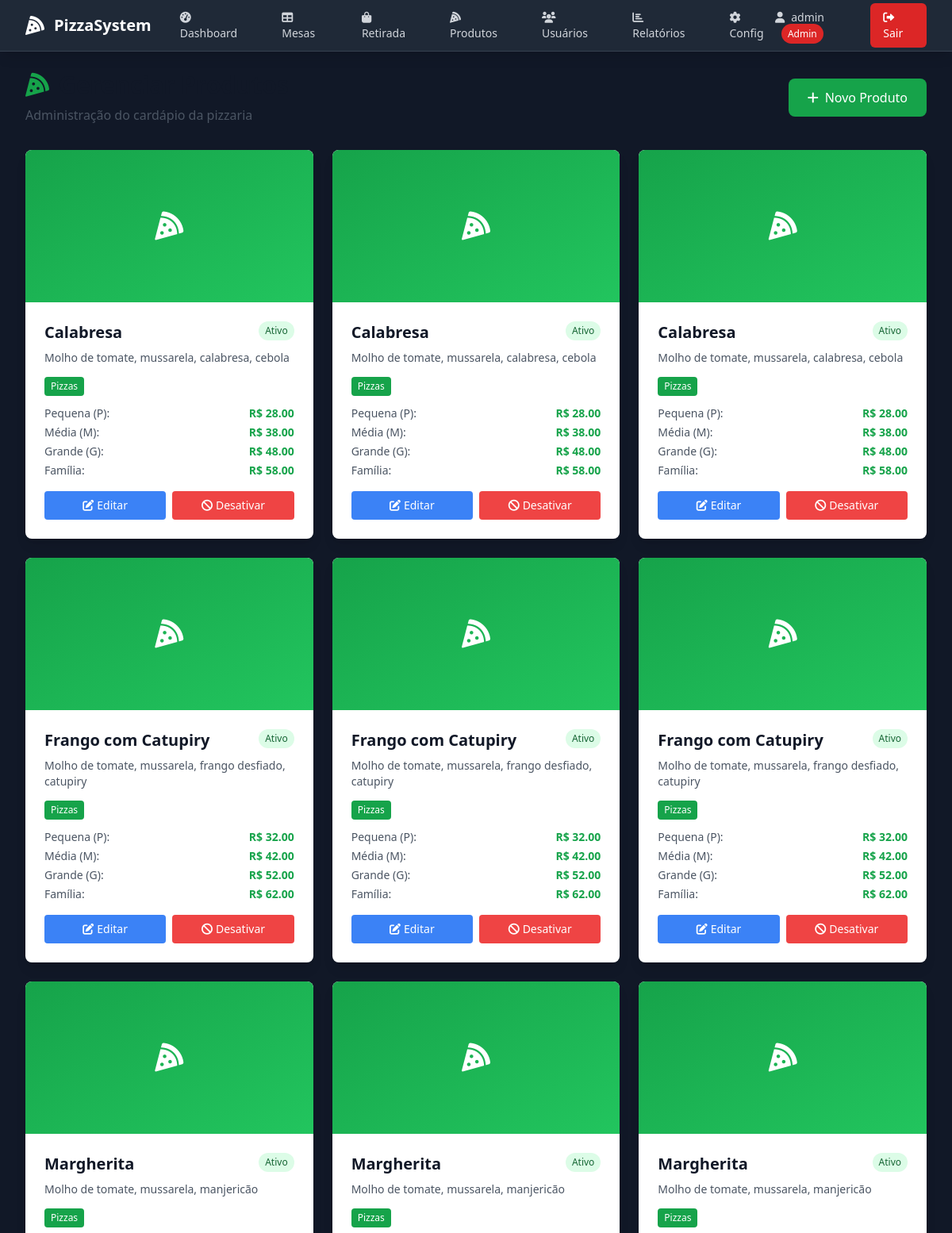
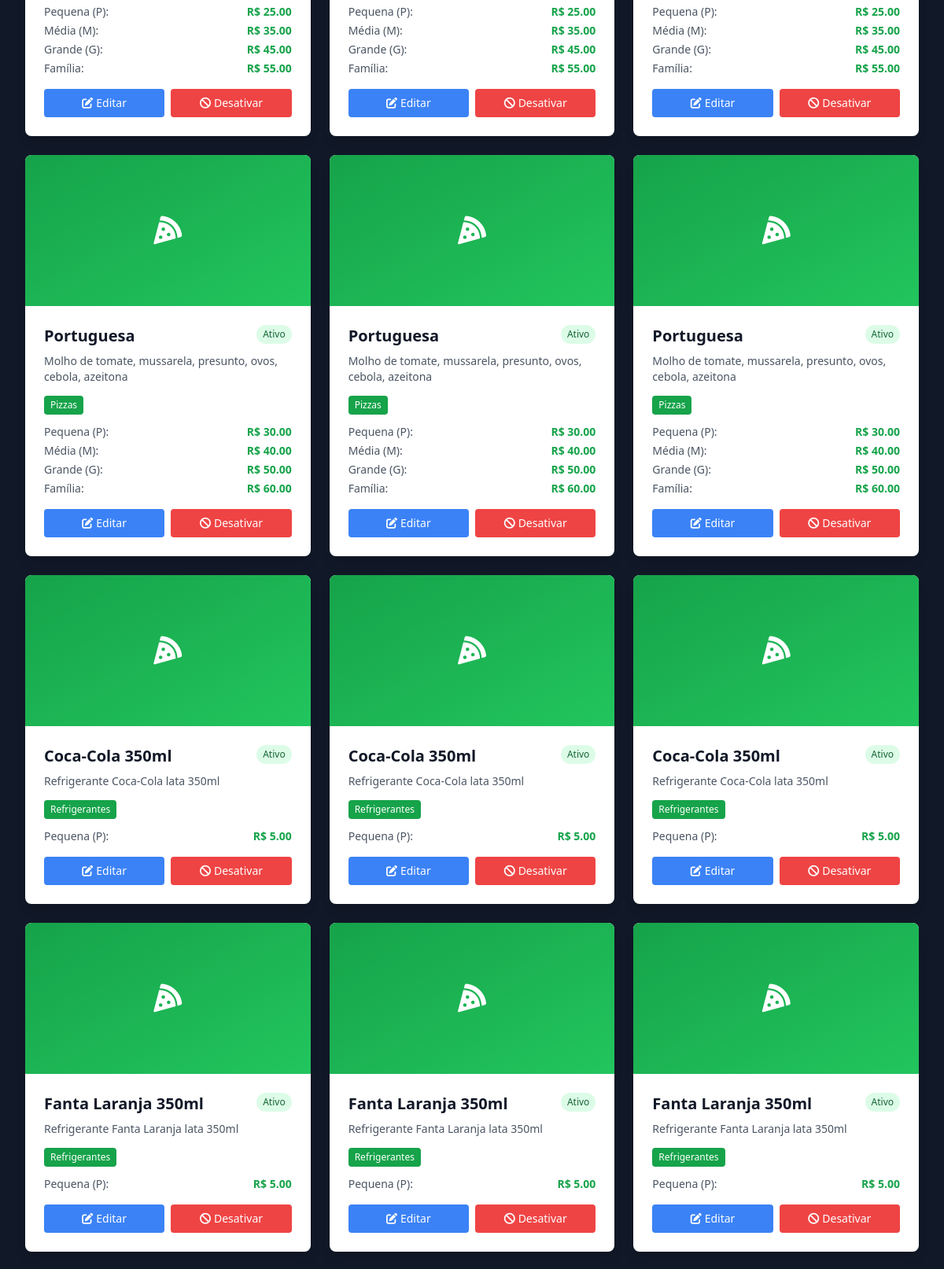
Page /produtos (signed in, upper part) on the committed database (2 pictures, top to bottom).
### tables this page shows
CREATE TABLE configuracoes (
            id INTEGER PRIMARY KEY,
            nome_sistema TEXT DEFAULT 'PizzaSystem',
            logo_sistema TEXT,
            telefone_whatsapp TEXT DEFAULT '5511999999999',
            endereco TEXT,
            updated_at TIMESTAMP DEFAULT CURRENT_TIMESTAMP
        );

CREATE TABLE produtos (
            id INTEGER PRIMARY KEY AUTOINCREMENT,
            nome TEXT NOT NULL,
            descricao TEXT,
            categoria_id INTEGER,
            preco_p REAL,
            preco_m REAL,
            preco_g REAL,
            preco_familia REAL,
            foto TEXT,
            ativo INTEGER DEFAULT 1,
            created_at TIMESTAMP DEFAULT CURRENT_TIMESTAMP,
            FOREIGN KEY (categoria_id) REFERENCES categorias (id)
        );

CREATE TABLE categorias (
            id INTEGER PRIMARY KEY AUTOINCREMENT,
            nome TEXT UNIQUE NOT NULL,
            ativo INTEGER DEFAULT 1
        );

### app.py (the view)
@app.route('/produtos')
def produtos():
    if not verificar_login():
        return redirect(url_for('login'))
    config = get_configuracoes()
    conn = sqlite3.connect('pizzaria.db')
    cursor = conn.cursor()
    cursor.execute('''
        SELECT p.id, p.nome, p.descricao, c.nome as categoria,
               p.preco_p, p.preco_m, p.preco_g, p.preco_familia, p.ativo
        FROM produtos p
        LEFT JOIN categorias c ON p.categoria_id = c.id
        ORDER BY c.nome, p.nome
    ''')
    produtos = cursor.fetchall()
    cursor.execute('SELECT id, nome FROM categorias WHERE ativo = 1')
    categorias = cursor.fetchall()
    conn.close()
    return render_template('produtos.html', produtos=produtos, categorias=categorias, config=config)

### app.py (called while the page is built)
def verificar_login():
    if 'user_id' not in session:
        return False
    return True

def get_configuracoes():
    conn = sqlite3.connect('pizzaria.db')
    cursor = conn.cursor()
    cursor.execute('SELECT nome_sistema, logo_sistema, telefone_whatsapp FROM configuracoes WHERE id = 1')
    config = cursor.fetchone()
    conn.close()
    if config:
        return {
            'nome_sistema': config[0],
            'logo_sistema': config[1],
            'telefone_whatsapp': config[2]
        }
    return {
        'nome_sistema': 'PizzaSystem',
        'logo_sistema': None,
        'telefone_whatsapp': '5511999999999'
    }

### templates/produtos.html (shortened to what this page needs)
{% extends "base.html" %}
{% block content %}
<div class="animate-fade-in" x-data="{ showModal: false }">
    <div class="mb-8 flex justify-between items-center">
        <div>
            <h1 class="text-3xl font-bold text-gray-900 mb-2">
                <i class="fas fa-pizza-slice text-pizza-green mr-3"></i>Gerenciar Produtos
            </h1>
            <p class="text-gray-600">Administração do cardápio da pizzaria</p>
        </div>
        {% if session.user_tipo == 'admin' %}
        <button @click="showModal = true"
                class="bg-pizza-green hover:bg-pizza-dark-green text-white px-6 py-3 rounded-lg font-medium transition-colors flex items-center">
            <i class="fas fa-plus mr-2"></i>Novo Produto
        </button>
        {% endif %}
    </div>
    <div class="grid grid-cols-1 md:grid-cols-2 lg:grid-cols-3 gap-6">
        {% for produto in produtos %}
        <div class="bg-white rounded-lg shadow-lg overflow-hidden hover-lift">
            <div class="h-48 bg-gradient-to-br from-pizza-green to-pizza-light-green flex items-center justify-center">
                <i class="fas fa-pizza-slice text-white text-4xl"></i>
            </div>
            <div class="p-6">
                <div class="flex justify-between items-start mb-2">
                    <h3 class="text-xl font-semibold text-gray-900">{{ produto[1] }}</h3>
                    {% if produto[8] %}
                    <span class="bg-green-100 text-green-800 px-2 py-1 rounded-full text-xs">Ativo</span>
                    {% else %}
                    <span class="bg-red-100 text-red-800 px-2 py-1 rounded-full text-xs">Inativo</span>
                    {% endif %}
                </div>
                <p class="text-gray-600 text-sm mb-3">{{ produto[2] or 'Sem descrição' }}</p>
                <div class="mb-3">
                    <span class="inline-block bg-pizza-green text-white px-2 py-1 rounded text-xs">
                        {{ produto[3] }}
                    </span>
                </div>
                <div class="space-y-1">
                    {% if produto[4] and produto[4] > 0 %}
                    <div class="flex justify-between text-sm">
                        <span class="text-gray-600">Pequena (P):</span>
                        <span class="font-semibold text-pizza-green">R$ {{ "%.2f"|format(produto[4]) }}</span>
                    </div>
                    {% endif %}
                    {% if produto[5] and produto[5] > 0 %}
                    <div class="flex justify-between text-sm">
                        <span class="text-gray-600">Média (M):</span>
                        <span class="font-semibold text-pizza-green">R$ {{ "%.2f"|format(produto[5]) }}</span>
                    </div>
                    {% endif %}
                    {% if produto[6] and produto[6] > 0 %}
                    <div class="flex justify-between text-sm">
                        <span class="text-gray-600">Grande (G):</span>
                        <span class="font-semibold text-pizza-green">R$ {{ "%.2f"|format(produto[6]) }}</span>
                    </div>
                    {% endif %}
                    {% if produto[7] and produto[7] > 0 %}
                    <div class="flex justify-between text-sm">
                        <span class="text-gray-600">Família:</span>
                        <span class="font-semibold text-pizza-green">R$ {{ "%.2f"|format(produto[7]) }}</span>
                    </div>
                    {% endif %}
                </div>
                {% if session.user_tipo == 'admin' %}
                <div class="mt-4 flex space-x-2">
                    <a href="{{ url_for('editar_produto', produto_id=produto[0]) }}" class="flex-1 bg-blue-500 hover:bg-blue-600 text-white px-3 py-2 rounded text-sm transition-colors text-center">
                        <i class="fas fa-edit mr-1"></i>Editar
                    </a>
                    <a href="{{ url_for('toggle_produto', produto_id=produto[0]) }}" class="flex-1 {% if produto[8] %}bg-red-500 hover:bg-red-600{% else %}bg-green-500 hover:bg-green-600{% endif %} text-white px-3 py-2 rounded text-sm transition-colors text-center">
                        {% if produto[8] %}
                            <i class="fas fa-ban mr-1"></i>Desativar
                        {% else %}
                            <i class="fas fa-check mr-1"></i>Ativar
                        {% endif %}
                    </a>
                </div>
                {% endif %}
            </div>
        </div>
        {% endfor %}
    </div>
</div>
{% endblock %}

### templates/base.html (shortened to what this page needs)
<!DOCTYPE html>
<html lang="pt-BR">
<head>
    <script src="https://cdn.tailwindcss.com"></script>
    <link href="https://cdnjs.cloudflare.com/ajax/libs/font-awesome/6.0.0/css/all.min.css" rel="stylesheet">
</head>
<body class="bg-gray-900 min-h-screen text-gray-100">
    {% if session.user_id %}
    <nav class="bg-gray-800 shadow-lg sticky top-0 z-50 border-b border-gray-700">
        <div class="max-w-7xl mx-auto px-4 sm:px-6 lg:px-8">
            <div class="flex justify-between h-16">
                <div class="flex items-center">
                    <div class="flex-shrink-0 flex items-center">
                        <i class="fas fa-pizza-slice text-white text-2xl mr-3"></i>
                        <h1 class="text-white text-xl font-bold">{{ config.nome_sistema if config else 'PizzaSystem' }}</h1>
                    </div>
                    <div class="hidden md:ml-6 md:flex md:space-x-8">
                        <a href="{{ url_for('dashboard') }}" class="text-gray-300 hover:text-pizza-green px-3 py-2 rounded-md text-sm font-medium transition-colors">
                            <i class="fas fa-tachometer-alt mr-2"></i>Dashboard
                        </a>
                        {% if session.user_tipo in ['admin', 'garcom'] %}
                        <a href="{{ url_for('mesas') }}" class="text-gray-300 hover:text-pizza-green px-3 py-2 rounded-md text-sm font-medium transition-colors">
                            <i class="fas fa-table mr-2"></i>Mesas
                        </a>
                        {% endif %}
                        <a href="{{ url_for('retirada') }}" class="text-gray-300 hover:text-pizza-green px-3 py-2 rounded-md text-sm font-medium transition-colors">
                            <i class="fas fa-shopping-bag mr-2"></i>Retirada
                        </a>
                        {% if session.user_tipo == 'admin' %}
                        <a href="{{ url_for('produtos') }}" class="text-gray-300 hover:text-pizza-green px-3 py-2 rounded-md text-sm font-medium transition-colors">
                            <i class="fas fa-pizza-slice mr-2"></i>Produtos
                        </a>
                        <a href="{{ url_for('usuarios') }}" class="text-gray-300 hover:text-pizza-green px-3 py-2 rounded-md text-sm font-medium transition-colors">
                            <i class="fas fa-users mr-2"></i>Usuários
                        </a>
                        <a href="{{ url_for('relatorios') }}" class="text-gray-300 hover:text-pizza-green px-3 py-2 rounded-md text-sm font-medium transition-colors">
                            <i class="fas fa-chart-bar mr-2"></i>Relatórios
                        </a>
                        <a href="{{ url_for('configuracoes') }}" class="text-gray-300 hover:text-pizza-green px-3 py-2 rounded-md text-sm font-medium transition-colors">
                            <i class="fas fa-cog mr-2"></i>Config
                        </a>
                        {% endif %}
                    </div>
                </div>
                <div class="flex items-center space-x-4">
                    <span class="text-gray-300 text-sm">
                        <i class="fas fa-user mr-2"></i>{{ session.username }}
                        {% if session.user_tipo == 'admin' %}
                        <span class="bg-red-600 text-white px-2 py-1 rounded-full text-xs ml-2">Admin</span>
                        {% elif session.user_tipo == 'garcom' %}
                        <span class="bg-blue-600 text-white px-2 py-1 rounded-full text-xs ml-2">Garçom</span>
                        {% else %}
                        <span class="bg-green-600 text-white px-2 py-1 rounded-full text-xs ml-2">Atendente</span>
                        {% endif %}
                    </span>
                    <a href="{{ url_for('logout') }}" class="bg-red-600 hover:bg-red-700 text-white px-4 py-2 rounded-md text-sm font-medium transition-colors">
                        <i class="fas fa-sign-out-alt mr-2"></i>Sair
                    </a>
                </div>
            </div>
        </div>
    </nav>
    {% endif %}
    <main class="max-w-7xl mx-auto py-6 px-4 sm:px-6 lg:px-8 min-h-screen">
        {% block content %}{% endblock %}
    </main>
</body>
</html>

### templates/base.html (style rules this page uses)
.animate-fade-in { animation: fadeIn 0.5s ease-in; }
.hover-lift { transition: transform 0.3s ease, box-shadow 0.3s ease; }
body { background-color: #111827; color: #f9fafb; }

### rows in the picture
configuracoes: nome_sistema "PizzaSystem"
produtos: nome "Calabresa", ativo "Ativo", descricao "Molho de tomate, mussarela, calabresa, cebola", nome "Pizzas", preco_p "28.00", preco_m "38.00", preco_g "48.00", preco_familia "58.00"
produtos: nome "Calabresa", ativo "Ativo", descricao "Molho de tomate, mussarela, calabresa, cebola", nome "Pizzas", preco_p "28.00", preco_m "38.00", preco_g "48.00", preco_familia "58.00"
produtos: nome "Calabresa", ativo "Ativo", descricao "Molho de tomate, mussarela, calabresa, cebola", nome "Pizzas", preco_p "28.00", preco_m "38.00", preco_g "48.00", preco_familia "58.00"
produtos: nome "Frango com Catupiry", ativo "Ativo", descricao "Molho de tomate, mussarela, frango desfiado, catupiry", nome "Pizzas", preco_p "32.00", preco_m "42.00", preco_g "52.00", preco_familia "62.00"
produtos: nome "Frango com Catupiry", ativo "Ativo", descricao "Molho de tomate, mussarela, frango desfiado, catupiry", nome "Pizzas", preco_p "32.00", preco_m "42.00", preco_g "52.00", preco_familia "62.00"
produtos: nome "Frango com Catupiry", ativo "Ativo", descricao "Molho de tomate, mussarela, frango desfiado, catupiry", nome "Pizzas", preco_p "32.00", preco_m "42.00", preco_g "52.00", preco_familia "62.00"
produtos: nome "Margherita", ativo "Ativo", descricao "Molho de tomate, mussarela, manjericão", nome "Pizzas", preco_p "25.00", preco_m "35.00", preco_g "45.00", preco_familia "55.00"
produtos: nome "Margherita", ativo "Ativo", descricao "Molho de tomate, mussarela, manjericão", nome "Pizzas", preco_p "25.00", preco_m "35.00", preco_g "45.00", preco_familia "55.00"
produtos: nome "Margherita", ativo "Ativo", descricao "Molho de tomate, mussarela, manjericão", nome "Pizzas", preco_p "25.00", preco_m "35.00", preco_g "45.00", preco_familia "55.00"
produtos: nome "Portuguesa", ativo "Ativo", descricao "Molho de tomate, mussarela, presunto, ovos, cebola, azeitona", nome "Pizzas", preco_p "30.00", preco_m "40.00", preco_g "50.00", preco_familia "60.00"
produtos: nome "Portuguesa", ativo "Ativo", descricao "Molho de tomate, mussarela, presunto, ovos, cebola, azeitona", nome "Pizzas", preco_p "30.00", preco_m "40.00", preco_g "50.00", preco_familia "60.00"
produtos: nome "Portuguesa", ativo "Ativo", descricao "Molho de tomate, mussarela, presunto, ovos, cebola, azeitona", nome "Pizzas", preco_p "30.00", preco_m "40.00", preco_g "50.00", preco_familia "60.00"
produtos: nome "Coca-Cola 350ml", ativo "Ativo", descricao "Refrigerante Coca-Cola lata 350ml", nome "Refrigerantes", preco_p "5.00"
produtos: nome "Coca-Cola 350ml", ativo "Ativo", descricao "Refrigerante Coca-Cola lata 350ml", nome "Refrigerantes", preco_p "5.00"
produtos: nome "Coca-Cola 350ml", ativo "Ativo", descricao "Refrigerante Coca-Cola lata 350ml", nome "Refrigerantes", preco_p "5.00"
produtos: nome "Fanta Laranja 350ml", ativo "Ativo", descricao "Refrigerante Fanta Laranja lata 350ml", nome "Refrigerantes", preco_p "5.00"
produtos: nome "Fanta Laranja 350ml", ativo "Ativo", descricao "Refrigerante Fanta Laranja lata 350ml", nome "Refrigerantes", preco_p "5.00"
produtos: nome "Fanta Laranja 350ml", ativo "Ativo", descricao "Refrigerante Fanta Laranja lata 350ml", nome "Refrigerantes", preco_p "5.00"

### other values in the picture
{{ session.username }} "admin"
